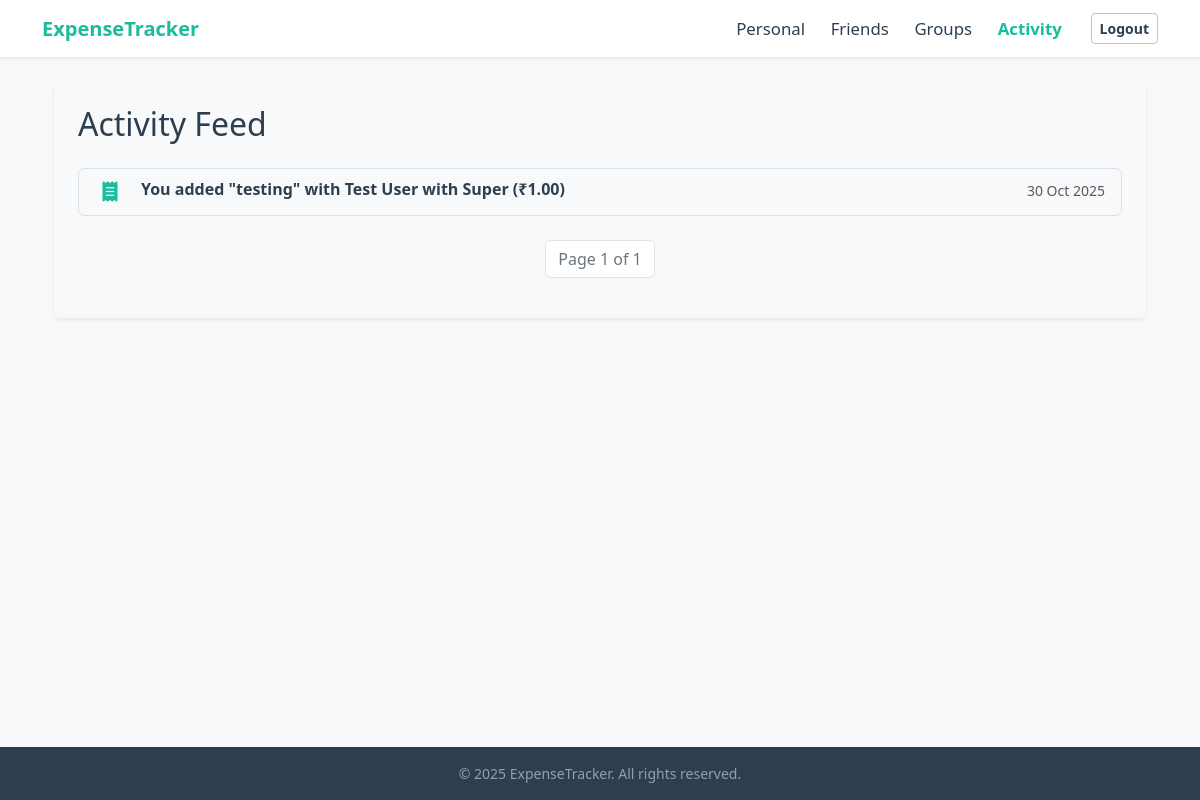
Before: /tracker/activity/ (signed in) with the older database file.
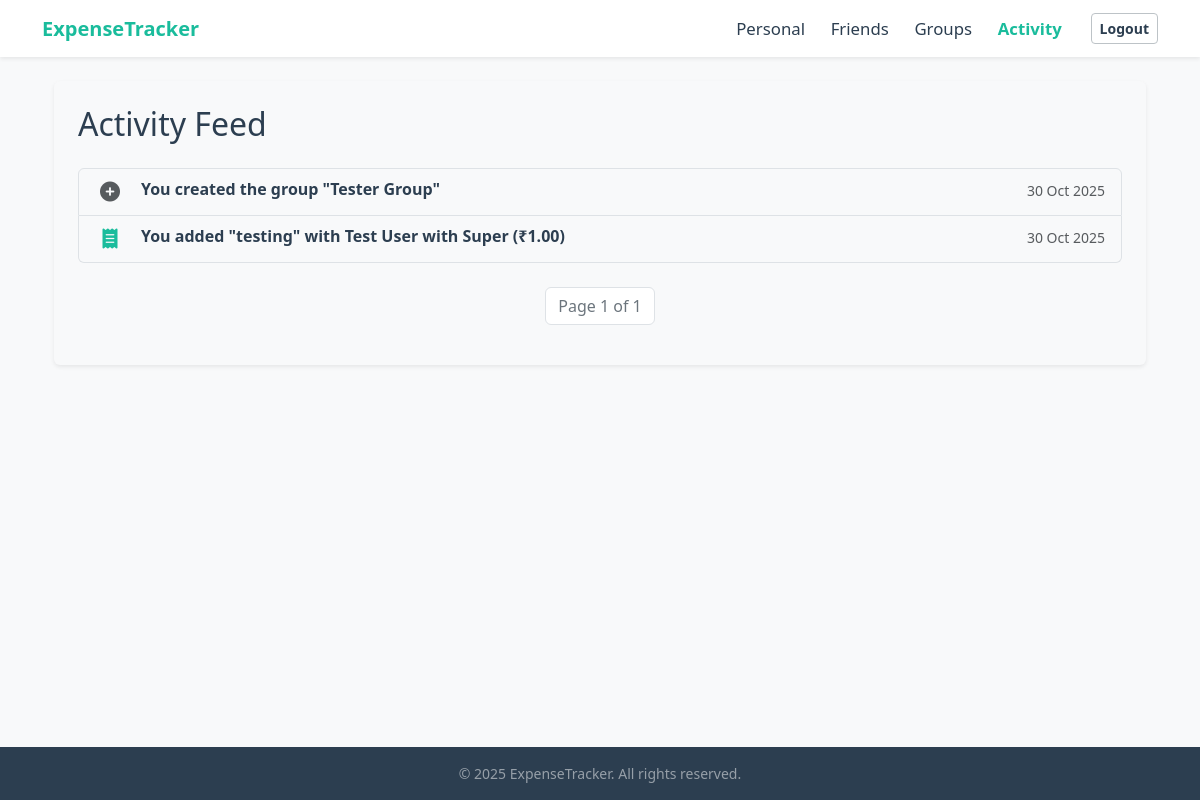
After: the same page with the newer database file.
### tracker/models.py (models this page shows, shortened)
class FriendExpense(models.Model):
    user = models.ForeignKey(UserRegistration, on_delete=models.CASCADE, related_name='friend_expense_owner')
    friend_user = models.ForeignKey(UserRegistration, on_delete=models.CASCADE, related_name='friend_expense_friend')
    title = models.CharField(max_length=200)
    amount = models.FloatField()
    category = models.CharField(max_length=80)
    date = models.DateField(auto_now_add=True)
    description = models.TextField(blank=True,null=True)
    paid_by = models.ForeignKey(UserRegistration, on_delete=models.CASCADE, related_name='paid_expenses',blank=True,null=True)
    amount_owed = models.FloatField(default=0) #Amount the user owes
    group = models.ForeignKey('Groups', on_delete=models.SET_NULL, blank=True, null=True, related_name="payments")

class UserRegistration(models.Model):
    name = models.CharField(max_length=100)
    email = models.CharField(max_length=100,unique=True)
    password = models.CharField(max_length=100)

class Groups(models.Model):
    CATEGORY_CHOICES = [
        ('Trip', 'Trip'),
        ('Home', 'Home'),
        ('Couple', 'Couple'),
        ('Other', 'Other'),
    ]
    name = models.CharField(max_length=100)
    category = models.CharField(max_length=80,choices=CATEGORY_CHOICES)
    created_by = models.ForeignKey(UserRegistration, on_delete=models.CASCADE, related_name='created_groups')
    members = models.ManyToManyField(UserRegistration, related_name='groups')
    created_at = models.DateTimeField(auto_now_add=True)

### tracker/views.py (the view, shortened to what this page needs)
# urls.py: path('activity/', views.activity_dashboard, name='activity_dashboard'),
def activity_dashboard(request):
    if 'username' not in request.session:
        messages.error(request, "Please log in to access this page.")
        return redirect('login')
    user_id = request.session.get('user_id')
    user = get_object_or_404(UserRegistration, id=user_id)
    activity_list = []
    friend_expenses = FriendExpense.objects.filter(
        Q(user=user) | Q(friend_user=user)
    ).select_related('user', 'friend_user', 'paid_by', 'group').order_by('-date') # Use 'date' field
    for item in friend_expenses:
        activity_date = getattr(item, 'date', getattr(item, 'created_at', None))
        if activity_date:
            activity_list.append({
                'date': activity_date,
                'type': 'friend_expense',
                'details': item
            })
    group_expenses = GroupExpense.objects.filter(
        group__members=user
    ).select_related('group', 'paid_by').order_by('-date') # Use 'date' field
    groups_involved = Groups.objects.filter(members=user).order_by('-created_at') # Assumes 'created_at' field
    for item in groups_involved:
        if hasattr(item, 'created_at'):
            activity_list.append({
                'date': item.created_at,
                'type': 'group_creation',
                'details': item
            })
    sorted_activities = sorted(
    [act for act in activity_list if act.get('date')],
    key=lambda x: (
        datetime.combine(x['date'], datetime.min.time()) if isinstance(x['date'], date) and not isinstance(x['date'], datetime)
        else timezone.make_naive(x['date']) if timezone.is_aware(x['date'])
        else x['date']
    ),
    reverse=True
)
    paginator = Paginator(sorted_activities, 10) # Show 10 activities per page
    page_number = request.GET.get('page')
    activities_page_obj = paginator.get_page(page_number)
    context = {
        'activities_page_obj': activities_page_obj,
        'current_user': user # Pass user for template logic
    }
    return render(request, 'tracker/activity.html', context)

### tracker/templates/tracker/activity.html (shortened to what the changed rows need)
{% extends 'tracker/base.html' %}
{% load static %}
{% block content %}
<div class="container mt-4">
    <div class="card shadow-sm border-0 mt-4">
        <div class="card-body p-4">
            <h2 class="mb-0 fw-light">Activity Feed</h2><br>
            <ul class="list-group">
                {% for activity in activities_page_obj %}
                    <li class="list-group-item list-group-item-action d-flex align-items-center">
                        <div class="me-3 fs-5 text-center" style="width: 30px;">
                            {% if activity.type == 'friend_expense' %}
                                {% with expense=activity.details %}
                                    {% if expense.title == "Payment" %}
                                        <i class="fas fa-handshake text-success"></i>
                                    {% else %}
                                        <i class="fas fa-receipt text-primary"></i>
                                    {% endif %}
                                {% endwith %}
                            {% elif activity.type == 'group_expense' %}
                                <i class="fas fa-users text-primary"></i>
                            {% elif activity.type == 'group_creation' %}
                                <i class="fas fa-plus-circle text-muted"></i>
                            {% elif activity.type == 'personal_expense' %}
                                <i class="fas fa-user text-secondary"></i>
                            {% else %}
                                <i class="fas fa-info-circle text-muted"></i>
                            {% endif %}
                        </div>
                        <div class="flex-grow-1">
                            <div class="d-flex w-100 justify-content-between">
                                <h6 class="mb-1">
                                    {% if activity.type == 'friend_expense' %}
                                        {% with expense=activity.details %}
                                            {% if expense.title == "Payment" %}
                                                {% if expense.paid_by == current_user %}
                                                    You paid <strong>{{ expense.friend_user.name }}</strong> ₹{{ expense.amount|floatformat:2 }}
                                                {% else %}
                                                    <strong>{{ expense.paid_by.name }}</strong> paid you ₹{{ expense.amount|floatformat:2 }}
                                                {% endif %}
                                                {% if expense.group %}
                                                    <small class="text-muted"> in group "{{ expense.group.name }}"</small>
                                                {% else %}
                                                    <small class="text-muted"> (direct friend payment)</small>
                                                {% endif %}
                                            {% else %}
                                                {% if expense.user == current_user %}
                                                    You added "<strong>{{ expense.title }}</strong>" with <strong>{{ expense.friend_user.name }}</strong> (₹{{ expense.amount|floatformat:2 }})
                                                {% else %}
                                                    <strong>{{ expense.user.name }}</strong> added "<strong>{{ expense.title }}</strong>" with you (₹{{ expense.amount|floatformat:2 }})
                                                {% endif %}
                                            {% endif %}
                                        {% endwith %}
                                    {% elif activity.type == 'group_expense' %}
                                        {% with expense=activity.details %}
                                            <strong>{{ expense.paid_by.name }}</strong> added "<strong>{{ expense.title }}</strong>" (₹{{ expense.amount|floatformat:2 }}) to group "<strong>{{ expense.group.name }}</strong>"
                                        {% endwith %}
                                    {% elif activity.type == 'group_creation' %}
                                        {% with group=activity.details %}
                                             You created the group "<strong>{{ group.name }}</strong>"
                                        {% endwith %}
                                    {% elif activity.type == 'personal_expense' %}
                                         {% with expense=activity.details %}
                                            You added personal expense "<strong>{{ expense.title }}</strong>" (₹{{ expense.amount|floatformat:2 }})
                                        {% endwith %}
                                    {% else %}
                                        Unknown activity type
                                    {% endif %}
                                </h6>
                                <small class="text-muted">{{ activity.date|date:"d M Y" }}</small>
                            </div>
                        </div>
                    </li>
                {% empty %}
                    <li class="list-group-item text-center text-muted py-3">No activity yet.</li>
                {% endfor %}
            </ul>
        </div>
    </div>
    </div>
{% endblock %}

Changed rows visible on the page:
added Groups: details.name "Tester Group", date "30 Oct 2025"
